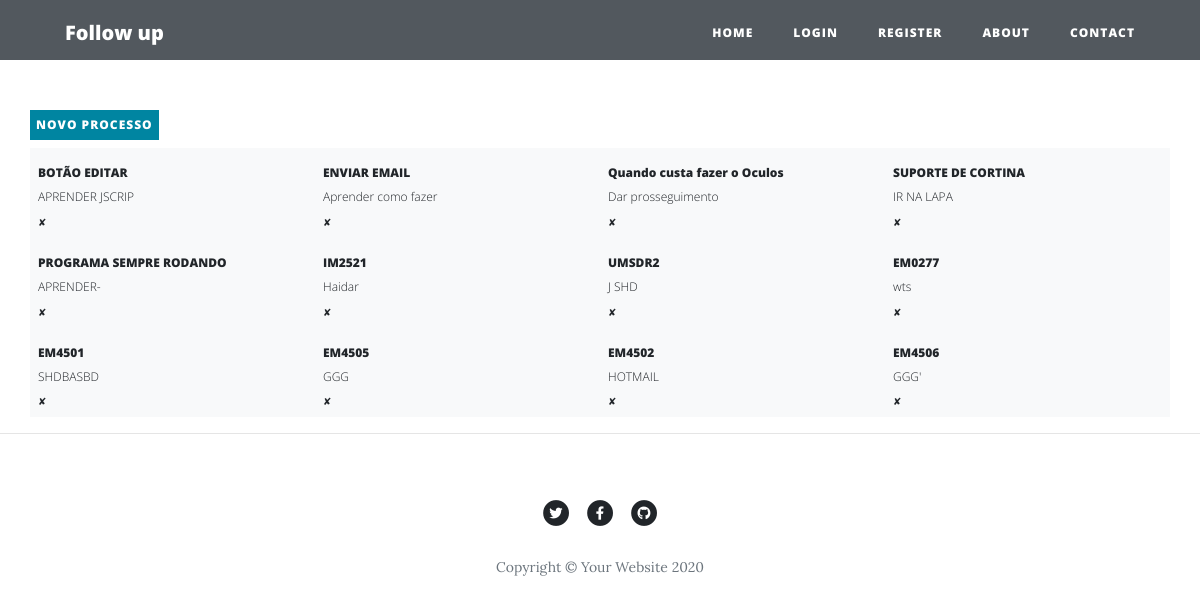
The app's page /, older data.
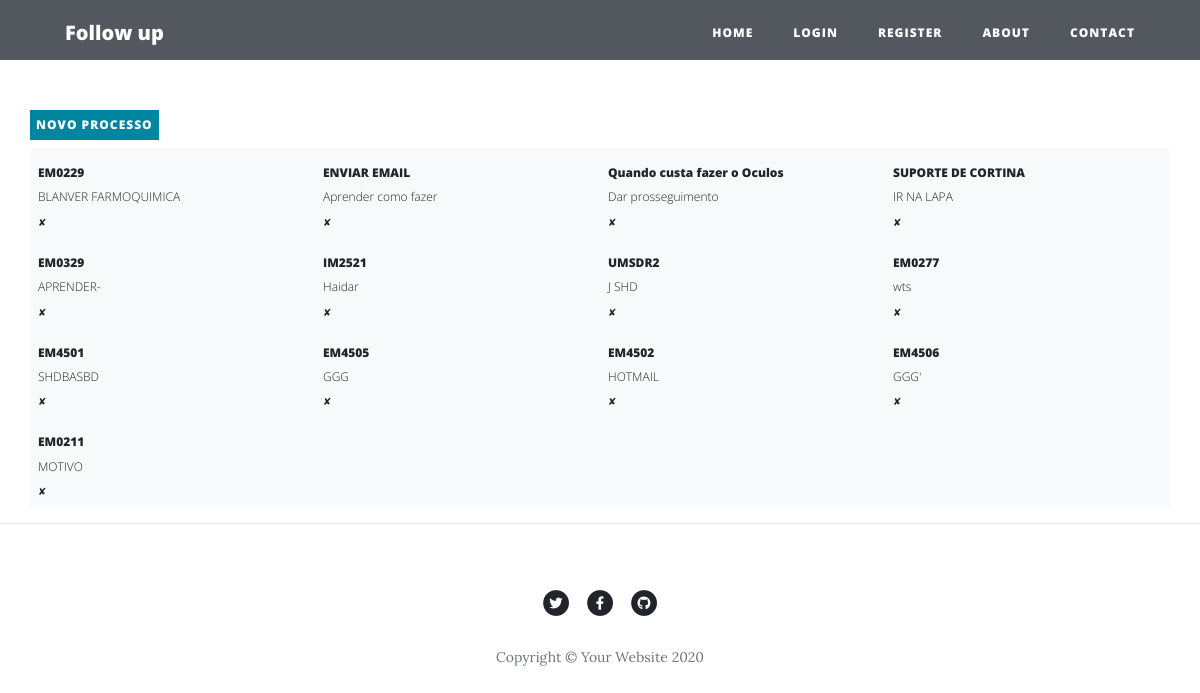
The same page, newer data.
### main.py (models this page shows)
class Menu(db.Model):
    __tablename__ = "TbOne"
    id = db.Column(db.Integer, primary_key=True)
    RefPartner = db.Column(db.String, unique=True, nullable=False)
    Cliente = db.Column(db.String)
    Origem = db.Column(db.String)
    Destino = db.Column(db.String)
    Incoterm = db.Column(db.String)
    RefCliente = db.Column(db.String)
    Moeda = db.Column(db.String)
    modal = db.Column(db.String)
    VlTotal = db.Column(db.Float)
    Merc = db.Column(db.String)
    Vol = db.Column(db.String)
    M3 = db.Column(db.Float)
    Pb = db.Column(db.Float)
    Pl = db.Column(db.Float)
    Re = db.Column(db.String)
    Sd = db.Column(db.String)
    Status = db.Column(db.String)
    Obs = db.Column(db.String)
    bl = db.Column(db.String)
    nrBl = db.Column(db.String)
    navio = db.Column(db.String)
    vg = db.Column(db.String)
    via = db.Column(db.String)
    eta = db.Column(db.String)
    DLDraft = db.Column(db.String)
    DLCarga = db.Column(db.String)
    ttime = db.Column(db.String)
    dtBL = db.Column(db.String)
    Importador = db.Column(db.String)
    dcts = db.Column(db.String)
    Operador = db.Column(db.String)
    Booking = db.Column(db.String)
    TipoFrt = db.Column(db.String)
    Saida = db.Column(db.String)
    fech = db.Column(db.String)
    dtEnvDcts = db.Column(db.String)
    lclFcl = db.Column(db.String)

### main.py (the view)
@app.route('/')
def get_all_posts():
    posts =Menu.query.all()
    return render_template("index.html", all_posts=posts, current_user=current_user)

### templates/index.html (shortened to what this page needs)
{% include "header.html" %}
<header class="masthead ">
    <div class="overlay"></div>
    <div class="container">
        <div class="row">
        <BR><BR><BR><BR>
        </div>
    </div>
</header>
<div class="container">
    <div class="row">
        <a class="btn btn-primary  btn-sm mb-2" href="{{url_for('add_new_post')}}">Novo Processo</a>
    </div>
    <div class=" row    ">
        {% set count = namespace(value=1) %}
            {% for post in all_posts %}
              {% if count.value == 5 %}
                {% set count.value = 1 %}
    </div>
    <div class="row">
        <div class=" bg-light p-2 post-preview  col-sm">
            {% else %}
            <div class=" bg-light p-2  post-preview col-sm" >
                {% endif %}
                {% set count.value = count.value + 1 %}
                <a href="{{ url_for('show_post', post_id=post.id) }}">
                    <h2 class="post-title"> {{post.RefPartner}} </h2>
                    <h3 class="post-subtitle">{{post.Cliente}} </h3>
                    <a href="{{url_for('delete_post', post_id=post.id) }}">✘</a>
                </a>
            </div>
            {% endfor %}
        </div>
    </div>
  <hr>
{% include "footer.html" %}

Row changes from the older to the newer data that the page shows:
changed Menu: RefPartner "BOTÃO EDITAR" → "EM0229"; Cliente "APRENDER JSCRIP" → "BLANVER FARMOQUIMICA"
changed Menu "APRENDER-": RefPartner "PROGRAMA SEMPRE RODANDO" → "EM0329"
added Menu: RefPartner "EM0211", Cliente "MOTIVO"
